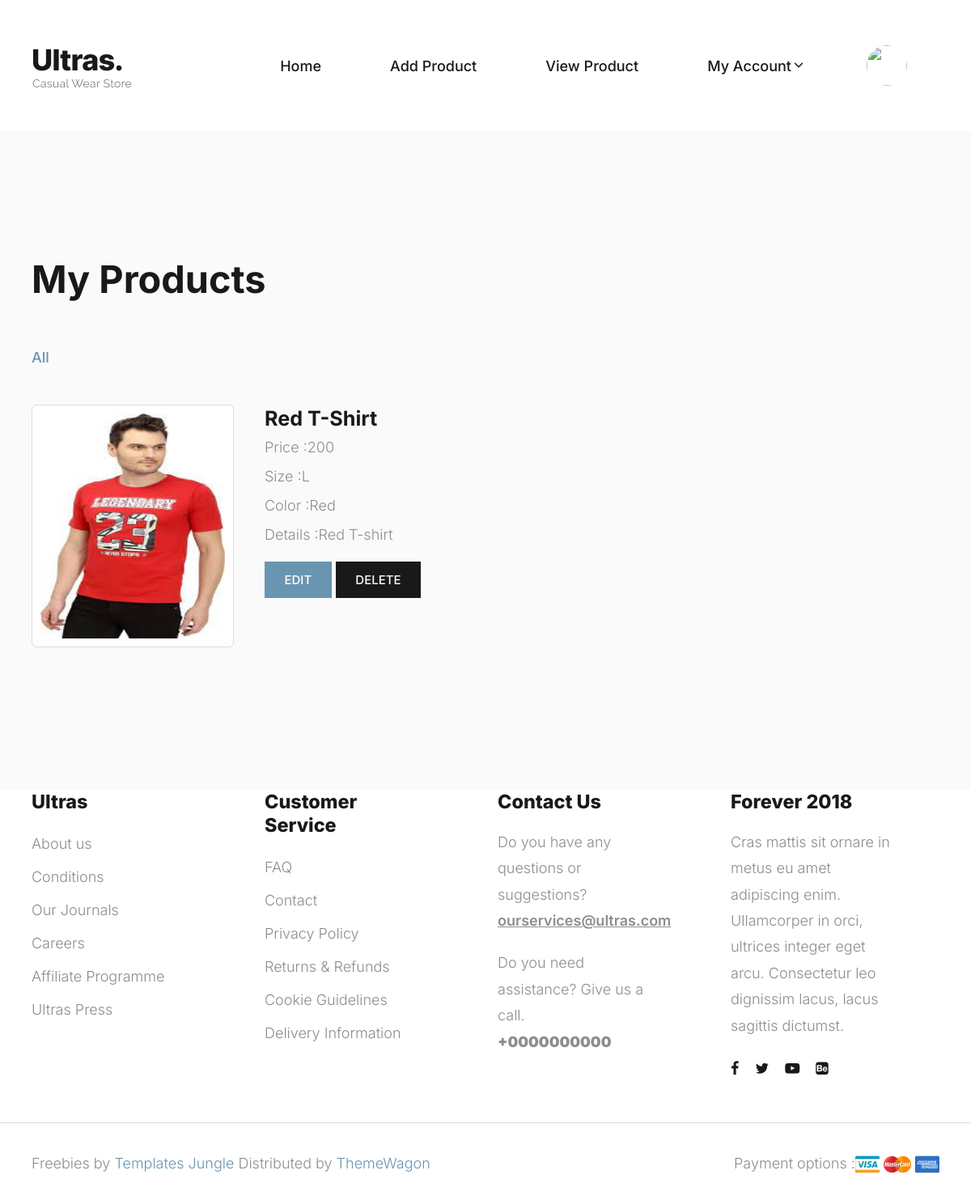
Screenshot of /seller-product-detail/1/ (signed in) with the database file from the repository.
### myapp/models.py (models this page shows, shortened)
class Product(models.Model):
	size=(
		("S","S"),
		("M","M"),
		("L","L"),
		("XL","XL"),
		("XXL","XXL"),
	)
	color=(
		("Red","Red"),
		("White","White"),
		("Yellow","Yellow"),
		("Black","Black"),
		("Orange","Orange"),
		("Purple","Purple"),
		("Green","Green"),
		("Pink","Pink"),
	)
	category=(
		("Men","Men"),
		("Women","Women"),
		("Kids","Kids"),
	)
	seller=models.ForeignKey(User,on_delete=models.CASCADE)
	product_category=models.CharField(max_length=100,choices=category)
	product_name=models.CharField(max_length=100)
	product_desc=models.TextField()
	product_price=models.PositiveIntegerField()
	product_picture=models.ImageField(upload_to="profile_picture/")
	product_size=models.CharField(max_length=100,choices=size)
	product_color=models.CharField(max_length=100,choices=color)

### myapp/views.py (the view)
# urls.py: path('seller-product-detail/<int:pk>/',views.seller_product_detail,name='seller-product-detail'),
def seller_product_detail(request,pk):
	wishlist_flag=False
	cart_flag=False
	product=Product.objects.get(pk=pk)
	user=User.objects.get(email=request.session['email'])
	print(user.usertype)
	if user.usertype=="buyer":
		try:
			Wishlist.objects.get(user=user,product=product)
			wishlist_flag=True
		except:
			pass
		try:
			Cart.objects.get(user=user,product=product,payment_status=False)
			cart_flag=True
		except:
			pass
		return render(request,'product-detail.html',{'product':product,'wishlist_flag':wishlist_flag,'cart_flag':cart_flag})
	else:
		return render(request,'seller-product-detail.html',{'product':product})

### myapp/templates/seller-product-detail.html
{% extends 'seller-header.html'%}
{% block content %}
{% load static %}
<!DOCTYPE html>
<html lang="en">
  <head>
  </head>
  <body>
    <section id="selling-products" class="product-store bg-light-grey padding-large">
      <div class="container">
        <div class="section-header">
          <h2 class="section-title">My Products</h2>
        </div>
        <ul class="tabs list-unstyled">
          <li data-tab-target="#all" class="active tab">All</li>
        </ul>
        <div class="tab-content">
          <div id="all" data-tab-content class="active">
            <div class="row d-flex flex-wrap">
              <div class="product-item col-lg-3 col-md-6 col-sm-6">
                <div class="image-holder">
                  <img src="{{product.product_picture.url}}" style="width:250px; height: 300px;" alt="Books" class="product-image">
                </div>
              </div>
               <div class="product-item col-lg-3 col-md-6 col-sm-6">
                <div class="product-detail">
                  <h3 class="product-title">
                    <a href="single-product.html">{{product.product_name}}</a>
                  </h3>
                  <div>Price :{{product.product_price}}</div>
                  <div>Size :{{product.product_size}}</div>
                  <div>Color :{{product.product_color}}</div>
                  <div>Details :{{product.product_desc}}</div>
                </div>
                <a href="{% url 'seller-product-edit' pk=product.pk %}"><input type="button" value="EDIT" class="btn btn-primary"></a>
                <a href="{% url 'seller-product-delete' pk=product.pk %}"><input type="button" value="DELETE" class="btn btn-danger"></a>
              </div>
            </div>
          </div>
        </div>
      </div>
    </section>
  </body>
</html>
{% endblock%}

### myapp/static/style.css (style rules this page uses)
:root { --header-height : 160px; --header-height-min : 80px; }
:root { --accent-color : #8d8d8d; --dark-color : #191919; --light-color : #fff; --grey-color : #dbdbdb; --light-grey-color : #fafafa; --primary-color : #6995B1; --light-primary-color : #eef1f3; }
:root { --body-font : "Inter", sans-serif; --heading-font : "Inter", sans-serif; }
*, *::before, *::after { -webkit-box-sizing: border-box; -moz-box-sizing: border-box; box-sizing: border-box; }
html { box-sizing: border-box; }
body { font-family: var(--body-font); font-size: 18px; font-weight: 300; line-height: 2; color: var(--accent-color); margin: 0; }
a { color: var(--dark-color); text-decoration: none; transition: 0.3s color ease-out; }
ul, ol { margin-top: 0; margin-bottom: 10px; margin-left: 0; }
ul li, ol li { margin-bottom: 5px; outline: 0; }
ul li:last-child, ol li:last-child { margin-bottom: 0; }
button, input, select, textarea { font-family: inherit; font-size: inherit; line-height: inherit; outline: 0; }
img { display: inline-block; border: 0; max-width: 100%; height: auto; vertical-align: middle; }
h1, .h1, h2, .h2, h3, .h3, h4, .h4, h5, .h5, h6, .h6 { font-family: var(--heading-font); color: var(--dark-color); line-height: 1.2; }
h1, h2, h3 { margin: 25px 0; text-transform: capitalize; }
h2, .h2 { font-size: 2em; line-height: 1.4; }
h3, .h3 { font-size: 1.4em; line-height: 1.4; }
h1 a, h2 a, h3 a, h4 a, h5 a, h6 a { font-weight: inherit; color: inherit; text-decoration: none; }
::placeholder { color: var(--grey-color); }
.container::after, .row::after, .clearfix::after { display: block; clear: both; content: ""; }
ul { list-style: circle inside; }
ol, ul { padding-left: 0; margin-top: 0; }
li { margin-bottom: 1rem; }
input, textarea, select, fieldset { margin-bottom: 1.5rem; }
.list-unstyled { list-style: none; }
.d-flex { display: -ms-flexbox !important; display: flex !important; }
.flex-wrap { -ms-flex-wrap: wrap !important; flex-wrap: wrap !important; }
a.btn, input[type="button"], input[type="submit"], input[type="reset"], input[type="file"], button { background-image: none; background: var(--dark-color); text-decoration: none !important; display: inline-block; position: relative; border: 2px solid transparent; border-radius: 0; padding: 0.75em 1.5em; margin-top: 15px; font-family: var(--body-font); font-size: 15px; font-weight: 500; line-height: normal; text-align: center; text-transform: uppercase; color: var(--light-color); z-index: 1; cursor: pointer; white-space: nowrap; vertical-align: middle; -webkit-transition: all 0.3s ease-in; transition: all 0.3s ease-in; -ms-touch-action: manipulation; touch-action: manipulation; -webkit-user-select: none; -moz-user-select: none; -ms-user-select: none; user-select: none; }
.btn:last-child { margin-right: 0; }
.btn.btn-primary { background: var(--primary-color); color: var(--light-color); }
.section-header { width: 100%; padding-bottom: 20px; }
.section-title { font-size: 2.6em; font-weight: 700; }
.padding-large { padding-top: 7em; padding-bottom: 7em; }
.bg-light-grey { background-color: var(--light-grey-color) !important; }
.product-store .product-item { position: relative; margin-bottom: 30px; }
.product-item img.product-image { background: var(--light-color); border: 1px solid var(--grey-color); border-radius: 6px; padding: 10px; cursor: pointer; margin-bottom: 20px; width: 100%; }
.product-item h3.product-title { font-size: 1.4em; margin: 0; }
.tab-content { position: relative; }
[data-tab-content] { opacity: 0; visibility: hidden; display: grid; transition: cubic-bezier(0.22, 0.78, 0.71, 1.01); transition-duration: 0.8s; }
.active[data-tab-content] { opacity: 1; visibility: visible; height: auto; }
.tabs { display: flex; flex-wrap: wrap; margin-bottom: 40px; }
.tabs .tab { font-weight: 500; color: var(--dark-grey-color); margin-right: 50px; cursor: pointer; transition: 0.2s all; }
.tabs .tab.active, .tabs .tab:hover { color: var(--primary-color); }

### rows the page displays
Product: product_picture (picture), product_name "Red T-Shirt", product_price "200", product_size "L", product_color "Red", product_desc "Red T-shirt"
